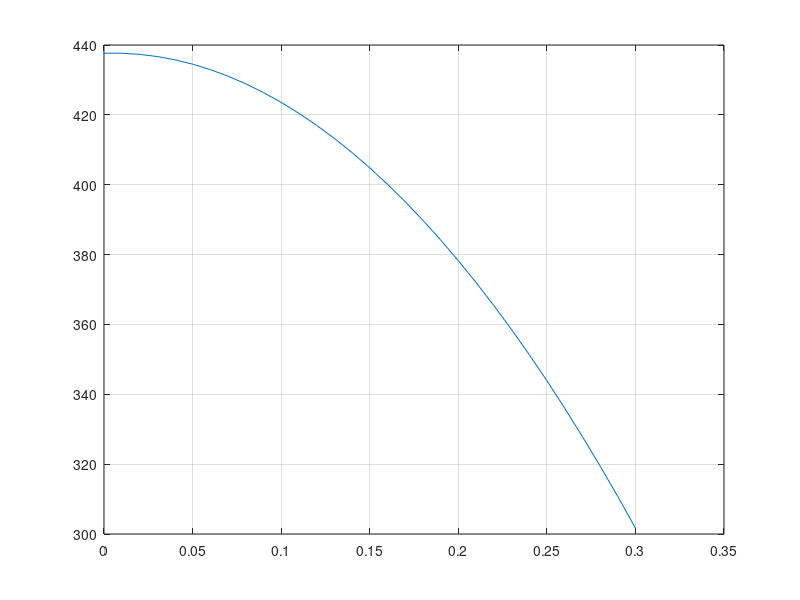

Reproduce this figure in MATLAB.
clc; clear; close all

qdot = 1000; k = 0.16; R = 0.3; h = 85; Tinf = 300;
dr = 0.01; r = 0:dr:R; n = length(r); % solution A
%n = 100;    dr = (R-0)/n;    r = @(i) (i-1)*dr;  % solution B
A = zeros(n); B = zeros(n,1);

for i = 2:n - 1
    A(i,i-1) = r(i);
    A(i,i) = -(r(i+1) + r(i));
    A(i,i+1) = r(i+1);
    B(i) = -r(i)* dr^2*qdot/k;
end

A(1,1) = -1; A(1,2) = 1;
A(n,n)= (k+h*dr); A(n,n-1) = -k; B(n) = h*dr*Tinf;
T = A\B;
% solution A
plot(r,T); grid
% solution B
%plot(r(1:n),T); grid
